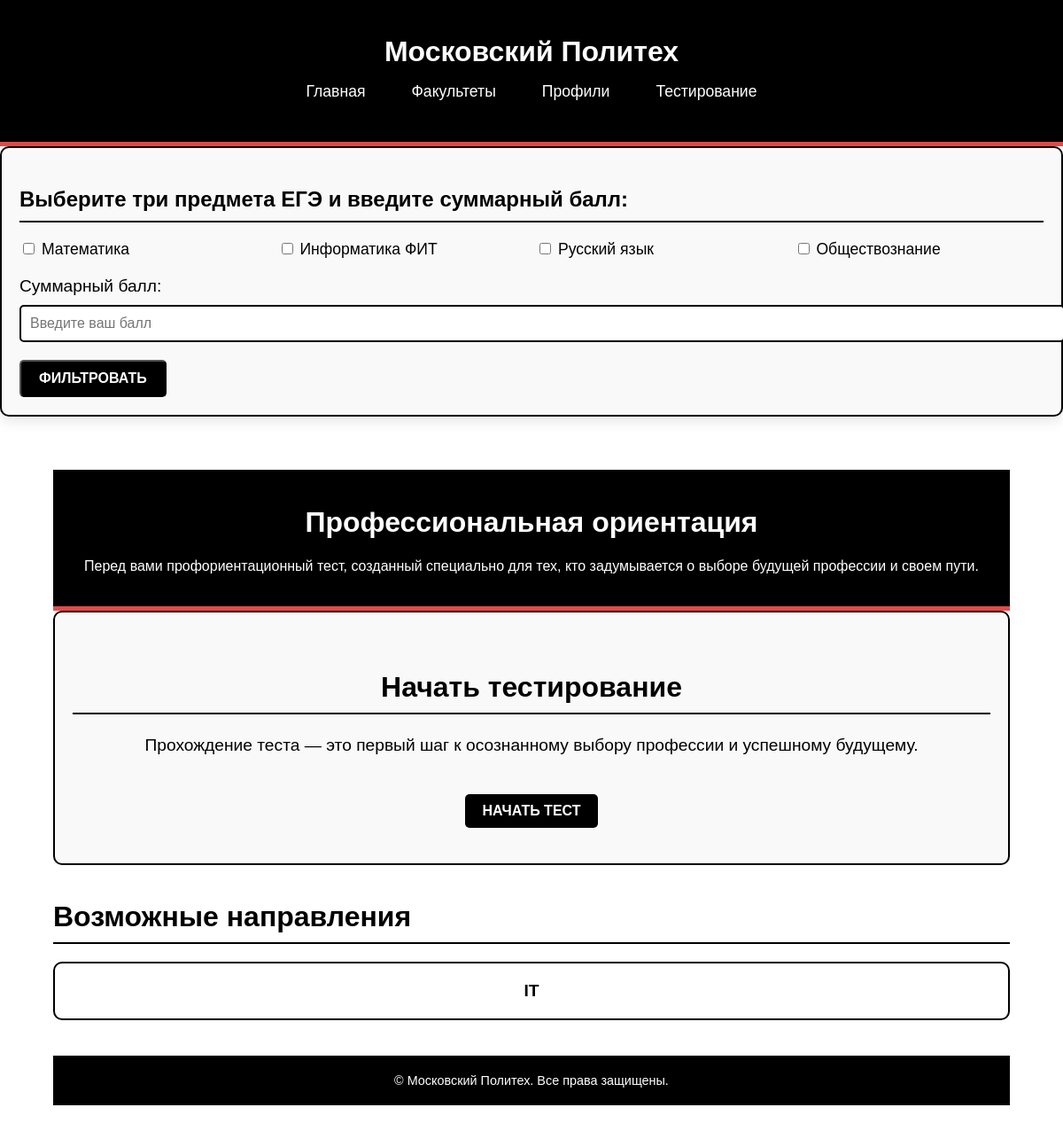
The page / on the database its author committed.
### profiles/models.py (models this page shows, shortened)
class Subject(models.Model):
    name = models.CharField(max_length=255)
    admin_name = models.CharField(max_length=255, unique=True)
    minimum_score = models.PositiveIntegerField(blank=True, null=True)

class DirectionType(models.Model):
    name = models.CharField(max_length=255, unique=True)
    description = models.TextField()
    image = models.ImageField(upload_to='direction_type_images/', blank=True, null=True)

### main/views.py (the view)
# urls.py: path('', views.index_view, name='index'),
def index_view(request):
    first_question = Question.objects.get(is_first_question=True)
    directions = DirectionType.objects.all()
    subjects_list = Subject.objects.all()
    return render(request, 'main/index.html',
                  context={'title': 'Главная страница', 'first_question': first_question, 'directions': directions,
                           'subject_list': subjects_list, })

### templates/main/index.html (shortened to what this page needs)
{% load static %}
<!DOCTYPE html>
<html lang="en">
<head>
    <link rel="stylesheet" href="{% static 'main.css' %}">
</head>
<body>
    <header class="header">
        <div class="container">
            <h1 class="header__title">Московский Политех</h1>
            <nav class="header__nav">
                <a href="/" class="nav__link">Главная</a>
                <a href="{% url 'profiles:faculties_list' %}" class="nav__link">Факультеты</a>
                <a href="{% url 'profiles:profiles_list' %}" class="nav__link">Профили</a>
                <a href="{% url 'test:test' first_question.id %}" class="nav__link">Тестирование</a>
            </nav>
        </div>
    </header>
<div class=>
    <form method="GET" action="{% url 'profiles:filter_profiles' %}" class="filter-form">
        <h3>Выберите три предмета ЕГЭ и введите суммарный балл:</h3>
        <div class="subjects">
            {% for subject in subject_list %}
            <div class="subject">
                <label>
                    <input type="checkbox" name="subjects" value="{{ subject.name }}"
                        {% if subject.name in selected_subjects %}checked{% endif %}>
                    {{ subject.name }}
                </label>
            </div>
            {% endfor %}
        </div>
        <div class="score-input">
            <label for="total_score">Суммарный балл:</label>
            <input type="number" id="total_score" name="total_score" placeholder="Введите ваш балл"
                value="{{ total_score }}" min="0" max="300">
        </div>
        <button type="submit" class="filter-button">Фильтровать</button>
    </form>
</div>
    <div class="container">
        <header class="header">
            <h1>Профессиональная ориентация</h1>
            <p>Перед вами профориентационный тест, созданный специально для тех, кто задумывается о выборе будущей профессии и своем пути.</p>
        </header>
        <section class="test-section">
            <h2>Начать тестирование</h2>
            <p>Прохождение теста — это первый шаг к осознанному выбору профессии и успешному будущему.</p>
            <a href="{% url 'test:test' first_question.id %}" class="start-button">Начать тест</a>
        </section>
        <section class="directions">
            <h2>Возможные направления</h2>
            <div class="grid">
                {% for direction in directions %}
                <div class="card realistic"><a href="{% url 'profiles:directions' direction.id %}">{{direction.name}}</a></div>
                {%endfor%}
            </div>
        </section>
        <footer class="footer">
            <p>© Московский Политех. Все права защищены.</p>
        </footer>
    </div>
</body>
</html>

### static/main.css (style rules this page uses)
body { margin: 0; font-family: Arial, sans-serif; background-color: #fff; color: #000; }
.container { max-width: 1200px; margin: 0 auto; padding: 20px; }
.header { text-align: center; background-color: #000; color: #fff; padding: 30px 20px; border-bottom: 5px solid #e34a4a; }
.filter-form { background-color: #f9f9f9; border: 2px solid #000; border-radius: 10px; padding: 20px; margin-bottom: 40px; box-shadow: 0 5px 15px rgba(0, 0, 0, 0.1); }
.filter-form h3 { font-size: 1.5em; margin-bottom: 20px; border-bottom: 2px solid #000; padding-bottom: 10px; }
.subjects { display: grid; grid-template-columns: repeat(auto-fit, minmax(150px, 1fr)); gap: 10px; margin-bottom: 20px; }
.subject label { font-size: 1.1em; cursor: pointer; }
.score-input { margin-bottom: 20px; }
.score-input label { font-size: 1.2em; display: block; margin-bottom: 10px; }
.score-input input { width: 100%; padding: 10px; font-size: 1em; border: 2px solid #000; border-radius: 5px; }
.filter-button { display: inline-block; padding: 10px 20px; font-size: 1em; font-weight: bold; text-transform: uppercase; color: #fff; background-color: #000; border-radius: 5px; text-decoration: none; cursor: pointer; transition: background-color 0.3s; }
.test-section { text-align: center; padding: 40px 20px; background-color: #f9f9f9; border: 2px solid #000; border-radius: 10px; margin-bottom: 40px; }
.test-section h2 { font-size: 2em; margin-bottom: 20px; border-bottom: 2px solid #000; padding-bottom: 10px; }
.test-section p { font-size: 1.2em; line-height: 1.6; }
.start-button { display: inline-block; margin-top: 20px; padding: 10px 20px; font-size: 1em; font-weight: bold; text-transform: uppercase; color: #fff; background-color: #000; border-radius: 5px; text-decoration: none; transition: background-color 0.3s; }
.directions { margin-bottom: 40px; }
.directions h2 { font-size: 2em; margin-bottom: 20px; border-bottom: 2px solid #000; padding-bottom: 10px; }
.grid { display: grid; grid-template-columns: repeat(auto-fit, minmax(200px, 1fr)); gap: 20px; }
.card { text-align: center; padding: 20px; border: 2px solid #000; border-radius: 10px; background-color: #fff; font-size: 1.2em; font-weight: bold; transition: transform 0.3s, box-shadow 0.3s; }
.card a { text-decoration: none; color: #000; display: block; }
.footer { background-color: #000; color: #fff; text-align: center; padding: 20px; margin-top: 40px; }
.footer p { margin: 0; font-size: 0.9em; }
.container { width: 90%; max-width: 1200px; margin: 0 auto; padding: 20px; }
.header { background-color: #000; padding: 20px 0; }
.header__title { margin: 0; font-size: 2rem; text-align: center; color: #fff; }
.header__nav { display: flex; justify-content: center; margin-top: 10px; }
.nav__link { color: #fff; text-decoration: none; font-size: 1.1rem; margin: 0 15px; padding: 5px 10px; border: 1px solid transparent; transition: border-color 0.3s ease, background-color 0.3s ease; }

### rows shown on the page
Subject: name "Математика"
Subject: name "Информатика ФИТ"
Subject: name "Русский язык"
Subject: name "Обществознание"
DirectionType: name "IT"
